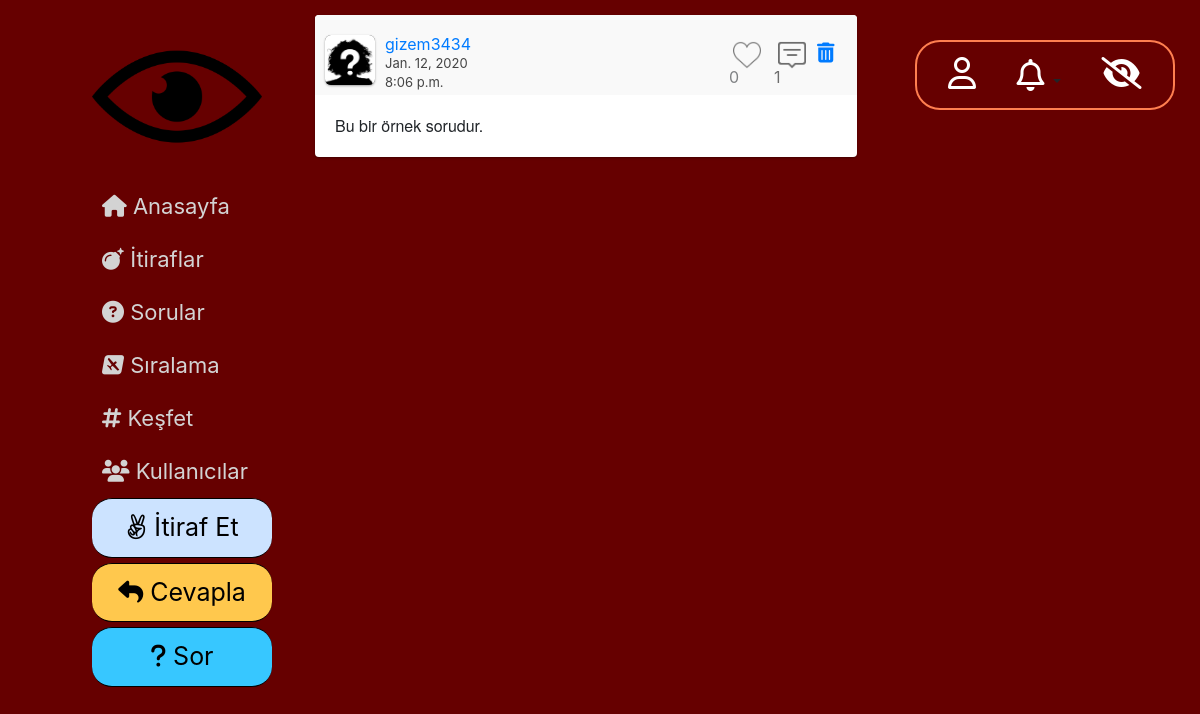
Screenshot of /sorular/ (signed in) with the database file from the repository.
### website/models.py (models this page shows, shortened)
class Post(models.Model):
    Post_Type = (
        ('Post', 'Post'),
        ('Soru', 'Soru'),
        ('Yorum', 'Yorum')
    )
    Category = (
        ('Aşk', 'Aşk'),
        ('Dost Kazığı', 'Dost Kazığı'),
        ('Avcılar', 'Avcılar'),
        ('Civcivler', 'Civcivler'),
        ('Profesyonellik içerenler', 'Profesyonellik içerenler'),
        ('Diğer', 'Diğer')
    )
    publish_by = models.ForeignKey(UserProfile, on_delete=models.CASCADE)
    post_type = models.CharField(max_length=20, choices=Post_Type)
    category = models.CharField(max_length=50, choices=Category)
    publish_date = models.DateField()
    publish_time = models.TimeField(auto_now_add=True)
    content = models.TextField(max_length=2000)
    likes = models.ManyToManyField(User, blank=True, related_name='post_likes')
    replycount = models.IntegerField(default=0)
    def get_reply_url(self):
        return f"/cevapla/{self.pk}/"
    def get_like_api_url(self):
        return f"/begen/api/{self.pk}/"
    def get_delete_post_url(self):
        return f"/post/sil/{self.pk}/"

class UserProfile(models.Model):
    GENDER = (
        ('E', 'Erkek'),
        ('K', 'Kadın'),
    )
    FACULTY = (
        ('Mühendislik', 'Mühendislik'),
        ('Mimarlık', 'Mimarlık'),
        ('Fen-Edebiyat', 'Fen-Edebiyat'),
        ('İktisadi-İdari', 'İktisadi-İdari'),
        ('Güzel Sanatlar', 'Güzel Sanatlar')
    )
    gender = models.CharField(max_length=1, choices=GENDER)
    faculty = models.CharField(max_length=20, choices=FACULTY)
    birthdate = models.DateField()
    createdat = models.DateField()
    following = models.ManyToManyField('self', symmetrical=False, through='Follower_List')
    postCount = models.IntegerField(blank=True, null=True)
    point = models.IntegerField(default=0)
    user = models.ForeignKey(User, on_delete=models.CASCADE)
    def get_profile_url(self):
        return f"/profil/{self.pk}/"

### website/views.py (the view)
    def wrapper(request, *args, **kw):
        user = request.user
        if not user.is_authenticated:
            return redirect('login')
        else:
            return function(request, *args, **kw)

### website/views.py (called while the page is built)
def my_login_required(function):
    def wrapper(request, *args, **kw):
        user = request.user
        if not user.is_authenticated:
            return redirect('login')
        else:
            return function(request, *args, **kw)
    return wrapper

def getNotifications(request):
    if request.user.is_anonymous:
        return {}
    n = Notification.objects.all().filter(recipient=request.user)
    for notif in n:
        print(notif)
    return {
        'notification_list': n,
        'count': n.count(),
    }

@my_login_required
def question_page(request):
    post_list = Post.objects.all().filter(post_type='Soru').order_by('-pk')
    post_list = create_paginator(request, post_list)
    return render(request, 'sorular.html', {'post_list': post_list})

def create_paginator(request, list):
    page = request.GET.get('page', 1)
    paginator = Paginator(list, 20)
    try:
        posts = paginator.page(page)
    except PageNotAnInteger:
        posts = paginator.page(1)
    except EmptyPage:
        posts = paginator.page(paginator.num_pages)
    return posts

### templates/sorular.html (shortened to what this page needs)
{% extends 'base.html' %}
{% block question %}
                             <li>
                                 <a href="{%  url 'questions' %}"  id="answer-question">
                                    <i class="fas fa-reply"></i>
                                    <span>Cevapla</span>
                                </a>
                            </li>
                            <li>
                                 <a href="{%  url 'send_question' %}"  id="ask-question">
                                    <i class="fas fa-question"></i>
                                    <span>Sor</span>
                                </a>
                            </li>
{% endblock %}
{% block content %}
            <div id="main-window">
                {% for post in post_list  %}
                {% include "classic-post.html" with post=post%}
                {% endfor %}
        </div>
{% endblock %}

### templates/classic-post.html (shortened to what this page needs)
{% load static %}
 <div class="post">
                    <div class="user">
                        <div class="user-img">
      {% ifequal post.publish_by.gender 'K' %}
              <img src="{% static 'media/kadın.jpg' %}" alt="profil resmi">
          {% endifequal %}</div>
                        <div class="user-info">
                            <a href="{{ post.publish_by.get_profile_url }}"><div class="user-name">{{ post.publish_by.user.username }}</div></a>
                             <span class="post-date">{{post.publish_date}}</span><br>
                            <span class="post-date"> {{ post.publish_time }}</span>
                        </div>
                        <div class="actions">
                          {% if request.user.is_superuser %}
                                 <div class="actions">
                                     <a href="{{ post.get_delete_post_url }}"><i class="fas fa-trash-alt fa-lg" style="position: relative; top:15px; left:8px;"></i></a>
                        </div>
                            {% endif %}
                            {% if request.user in post.likes.all %}
                               <span> <a  data-href="{{ post.get_like_api_url }}"  data-likes={{ post.likes.count }} class="like_button">  <span class="like-red like-ch" > <div class="like-count">{{ post.likes.count }}</div></span> </a></span>
                            {% else %}
                              <span><a  data-href="{{ post.get_like_api_url }}"  data-likes={{ post.likes.count }} class="like_button"> <span class="no-like like-ch" id="like"><div class="like-count">{{ post.likes.count }}</div></span></a></span>
                            {% endif %}
                           <span id="comment-span"> <a href="{{ post.get_reply_url }}"><span class="comment" ><div id="comment-count"> {{ post.replycount }}</div> </span></a></span>
                        </div>
                    </div>
                    <div class="content">
                       {{ post.content }}
                    </div>
                </div>

### website/static/css/main.css (style rules this page uses)
#main-window { position: relative; left: 0; right: 0; width: 95%; }
#answer-question { width: 180px; font-size: 25px; text-align: center; margin-top: 5px; background-color: #ffc84d; color: black; border-top: 1px black solid; border-left: 2px black solid; border-bottom: 1px black solid; border-right: 2px black solid; border-radius: 20px; border-inline-color: red; border-inline: 1px; }
#ask-question { width: 180px; font-size: 25px; text-align: center; margin-top: 5px; background-color: #37c7ff; color: black; border-top: 1px black solid; border-left: 2px black solid; border-bottom: 1px black solid; border-right: 2px black solid; border-radius: 20px; border-inline-color: red; border-inline: 1px; }
.post { margin: 15px auto 10px; width: 100%; background: #fff; border-radius: 4px; box-shadow: 0 1px 3px rgba(0, 0, 0, 0.12), 0 1px 2px rgba(0, 0, 0, 0.24); transition: all 0.2s ease-in-out; overflow: hidden; }
.post .user { padding: 10px; position: relative; background: #f9f9f9; overflow: hidden; }
.post .user .user-img { margin-top: 10px; margin-right: 10px; width: 50px; height: 50px; float: left; border-radius: 6px; background: #444; box-shadow: 0 1px 3px rgba(0, 0, 0, 0.12), 0 1px 2px rgba(0, 0, 0, 0.24); overflow: hidden; }
.post .user .user-img img { position: relative; width: 100%; height: 100%; }
.post .user .user-info { padding-top: 10px; margin-right: 10px; width: calc(100% - 190px); height: 45px; line-height: 18px; float: left; color: #98d; }
.post .user .user-info .post-date { font-size: 13px; color: #444; }
.post .user .actions { float: right; margin-right: 10px }
.post .user .actions span { margin-right: 10px; width: 35px; height: 60px; float: left; display: block; cursor: pointer; overflow: hidden; background-size: 80%; background-position: 50% 50%; background-repeat: no-repeat; opacity: 0.75; transition: 0.25s opacity ease-in-out; }
#comment-count { text-decoration: none; color: black !important; }
.post .user .actions span:last-child { margin-right: 0; }
.no-like { background-image: url('/static/media/no_like.png'); }
.post .content { padding: 20px; font-size: 16px; line-height: 22px; font-family: 'Helvetica Neue'; overflow: hidden; }
.like-count { position: relative; padding-top: 40px; }
.comment { position: relative; padding-top: 40px; }
.mainmenu a { display: block; font-size: 22px; text-decoration: none; padding: 10px; color: #D3D3D3; }

### rows the page displays
Post: publish_by.user.username "gizem3434", publish_date "Jan. 12, 2020", publish_time "8:06 p.m.", likes.count "0", replycount "1", content "Bu bir örnek sorudur."
